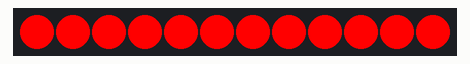
Simulated run of this program. Board: MicroPython board. Parts: 12 RGB LEDs in strip order, left to right. At 34.1 s the program stops and its outputs stay as they are.

Above: at 0.1 s.
At 0.8 s:
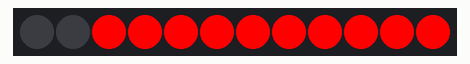
At 1.4 s:
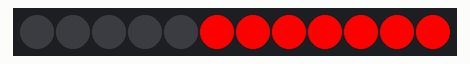
At 2.0 s:
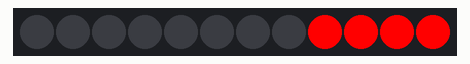
At 2.4 s:
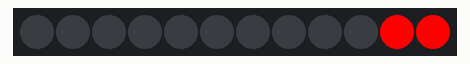
At 2.8 s:
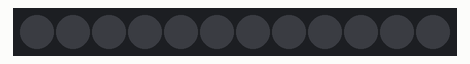

The program:

Oevelse_3.4.2.py
```python
# 4.2 - Brug set_color() funktionen til at sætte alle neopixels til rød og brug derefter clear() funktionen til at slukke dem.
# Kør begge funktioner i en while løkke med et interval på 1 sekund mellem dem så der blinkes i rød 10 gange. https://wokwi.com/projects/408810200328666113

from neopixel import NeoPixel
from time import sleep
from machine import Pin

n = 12 # number of pixels in the Neopixel ring
p = 12 # pin attached to Neopixel ring
np = NeoPixel(Pin(p, Pin.OUT), n) # create NeoPixel instance

def clear():
    for i in range(n):
        np[i]=(0,0,0)
        np.write()
        sleep(0.2)

def set_color(r,g,b):
    for i in range(n):
        np[i]=(r,g,b)
    np.write()

for i in range(10):
    set_color(255,0,0)
    sleep(0.5)
    clear()
    sleep(0.5)
```

Measured:
- by itself, everything shown: repeats every 3.4 s, in 13 steps
- what the display in image 5 shows lasts 0.7 s, from 2.7 s to 3.4 s
